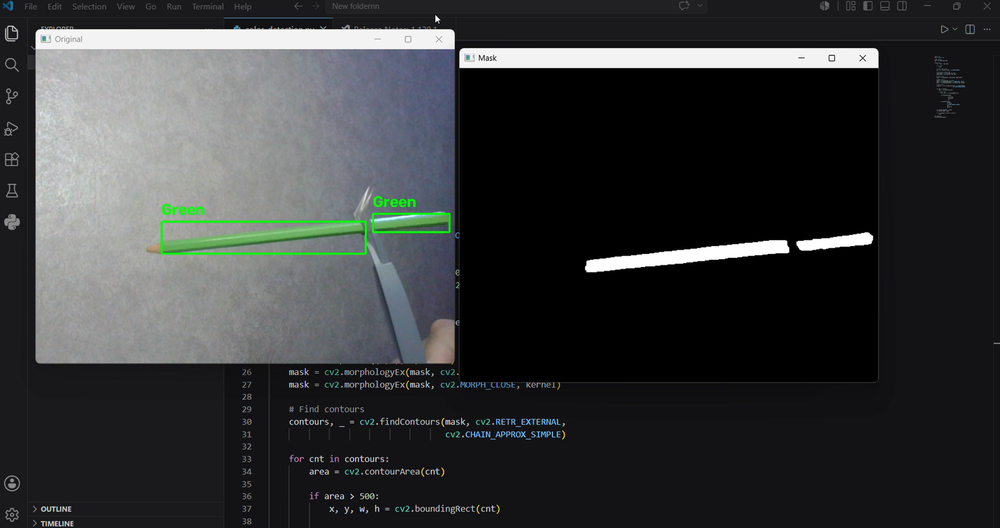
#> input picture obj1.png, 1000 x 528 px, shrunk from 1915 x 1011 before the run, given in place of the camera
$ python color_detection.py
#> lines starting #> are read from the running program, lines starting #| are printed output that depends on the picture; after the words box and inside, x2 and y2 are one past the last pixel; in counts of white or black regions, pixels touching at a corner belong together

import cv2
import numpy as np

# Open webcam
cap = cv2.VideoCapture(0)

while True:
    ret, frame = cap.read()
#> frame is the input picture: shape (528, 1000, 3); mean B, G, R 56.9, 55.9, 54.3

    if not ret:
        break

    # Convert BGR to HSV
    hsv = cv2.cvtColor(frame, cv2.COLOR_BGR2HSV)
#> hsv: shape (528, 1000, 3); mean H, S, V 78.7, 22.5, 58.7

    # Green color range in HSV
    lower_green = np.array([35, 50, 50])
    upper_green = np.array([85, 255, 255])

    # Create mask
    mask = cv2.inRange(hsv, lower_green, upper_green)
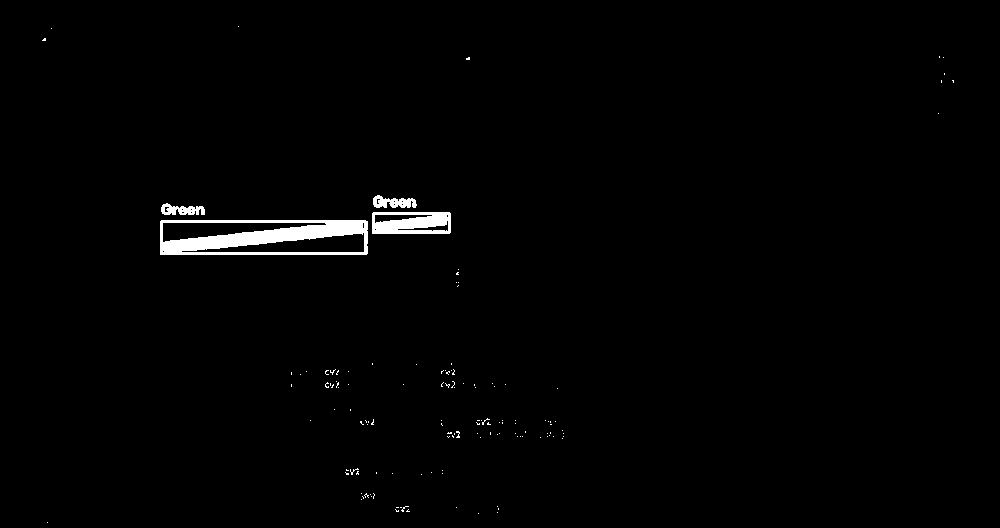
#> mask: shape (528, 1000); 1.2% white; 132 white regions (128 under 20 px), largest, box (x1, y1, x2, y2) and area: (160, 220, 368, 255) 4034, (372, 212, 451, 234) 1372, (373, 195, 417, 208) 362, (161, 203, 205, 215) 331

    # Remove noise
    kernel = np.ones((5,5), np.uint8)
    mask = cv2.morphologyEx(mask, cv2.MORPH_OPEN, kernel)
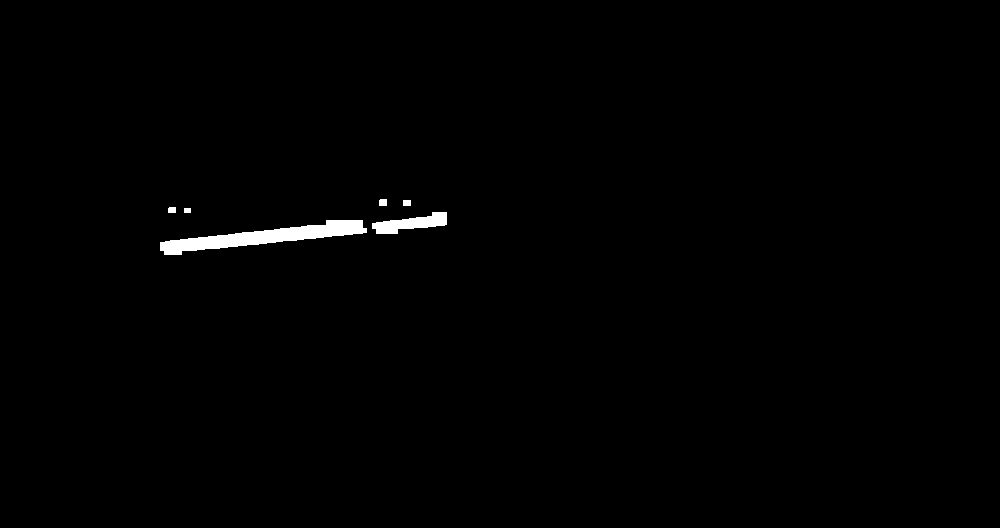
#> mask: shape (528, 1000); 0.73% white; 6 white regions
    mask = cv2.morphologyEx(mask, cv2.MORPH_CLOSE, kernel)

    # Find contours
    contours, _ = cv2.findContours(mask, cv2.RETR_EXTERNAL,
                                   cv2.CHAIN_APPROX_SIMPLE)
#> contours = 6 contours; box (x1, y1, x2, y2) and area: (160, 220, 367, 255) 2572, (372, 212, 447, 234) 792, (379, 199, 387, 206) 42, (403, 200, 411, 206) 35, (168, 207, 176, 213) 34, (184, 208, 191, 213) 24

    for cnt in contours:
        area = cv2.contourArea(cnt)

        if area > 500:
            x, y, w, h = cv2.boundingRect(cnt)

            cv2.rectangle(frame,
                          (x, y),
                          (x+w, y+h),
                          (0,255,0),
                          2)

            cv2.putText(frame,
                        "Green",
                        (x, y-10),
                        cv2.FONT_HERSHEY_SIMPLEX,
                        0.8,
                        (0,255,0),
                        2)
#> this loop made 6 passes
#> (area, x, y, w, h) on passes 1 to 2: (2571.5, 160, 220, 207, 35), (792, 372, 212, 75, 22)
#> (cnt, area) on passes 3, 5: ([[184, 208], [184, 212], [190, 212], [190, 208]], 24), ([[403, 200], [403, 205], [410, 205], [410, 200]], 35)
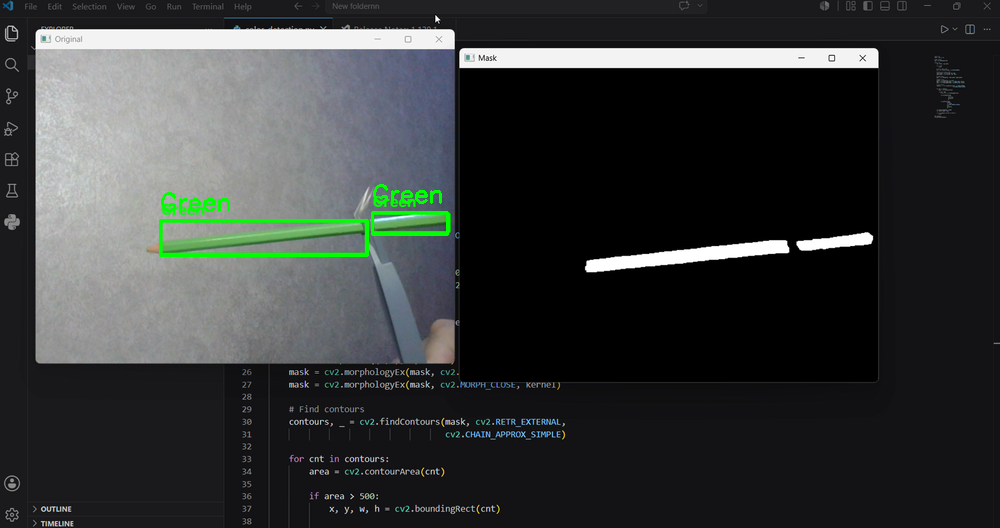
#> frame: shape (528, 1000, 3); 0.57% of pixels changed, all inside (x1, y1, x2, y2) = (159, 184, 449, 257)

    cv2.imshow("Original", frame)
    cv2.imshow("Mask", mask)

    if cv2.waitKey(1) & 0xFF == ord('q'):
#> (key q is pressed here)
        break

cap.release()
cv2.destroyAllWindows()
